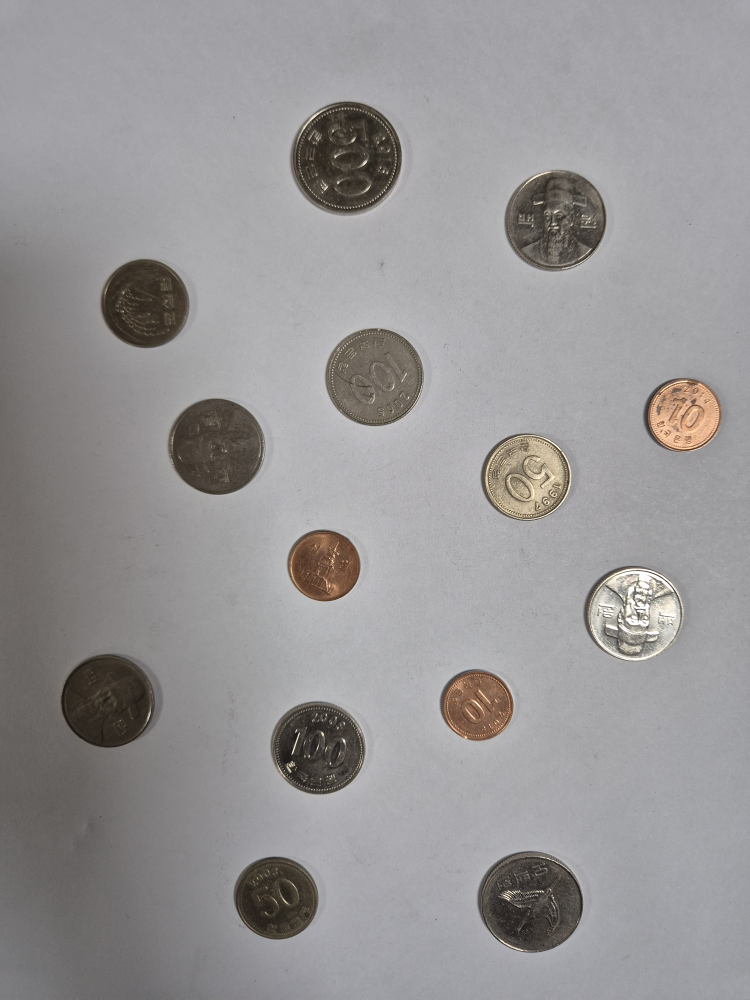
#> input picture img/1.jpeg, 3000 x 4000 px (shown at 1/4 size)
$ python hsv_tuner.py --input img/1.jpeg
#> lines starting #> are read from the running program, lines starting #| are printed output that depends on the picture; after the words box and inside, x2 and y2 are one past the last pixel; in counts of white or black regions, pixels touching at a corner belong together
import cv2
import numpy as np
import argparse


def nothing(x):
    # 트랙바 콜백 함수 (아무것도 안 함)
    pass


def main():
    p = argparse.ArgumentParser("HSV Color Tuner")
    p.add_argument("--input", required=True, type=str,
                   help="path to your test image (e.g., 10w_and_100w.jpg)")
    args = p.parse_args()

    # 이미지 로드
    img = cv2.imread(args.input)
#> img is the input picture: shape (4000, 3000, 3); mean B, G, R 149.8, 149, 151.1
    if img is None:
        print(f"Error: Failed to load image {args.input}")
        return

    # 리사이징
    (h, w) = img.shape[:2]
#> h = 4000; w = 3000
    if w > 1000:
        r = 1000.0 / w
#> r = 0.333
        dim = (1000, int(h * r))
#> dim = (1000, 1333)
        img = cv2.resize(img, dim, interpolation=cv2.INTER_AREA)
#> img: shape (1333, 1000, 3)

    # HSV로 변환
    hsv = cv2.cvtColor(img, cv2.COLOR_BGR2HSV)
#> hsv: shape (1333, 1000, 3); mean H, S, V 96.3, 12.4, 153.2

    # 튜너 윈도우 생성
    cv2.namedWindow('Tuner')
    cv2.resizeWindow('Tuner', 500, 300)

    # 트랙바 생성 (H: 0-179, S/V: 0-255)
    cv2.createTrackbar('H_MIN', 'Tuner', 5, 179, nothing)
    cv2.createTrackbar('S_MIN', 'Tuner', 50, 255, nothing)
    cv2.createTrackbar('V_MIN', 'Tuner', 50, 255, nothing)
    cv2.createTrackbar('H_MAX', 'Tuner', 25, 179, nothing)
    cv2.createTrackbar('S_MAX', 'Tuner', 255, 255, nothing)
    cv2.createTrackbar('V_MAX', 'Tuner', 255, 255, nothing)

    print("--- HSV Tuner ---")
    print("Goal: 10원 동전은 '흰색', 100원 동전은 '검은색'이 되도록 6개 슬라이더를 조절하세요.")
    print("조절이 끝나면 'q' 키를 누르세요.")

    while True:
        # 트랙바에서 현재 값 가져오기
        h_min = cv2.getTrackbarPos('H_MIN', 'Tuner')
        s_min = cv2.getTrackbarPos('S_MIN', 'Tuner')
        v_min = cv2.getTrackbarPos('V_MIN', 'Tuner')
        h_max = cv2.getTrackbarPos('H_MAX', 'Tuner')
        s_max = cv2.getTrackbarPos('S_MAX', 'Tuner')
        v_max = cv2.getTrackbarPos('V_MAX', 'Tuner')

        # lower / upper 범위 생성
        lower = np.array([h_min, s_min, v_min])
        upper = np.array([h_max, s_max, v_max])

        # 마스크 생성
        mask = cv2.inRange(hsv, lower, upper)
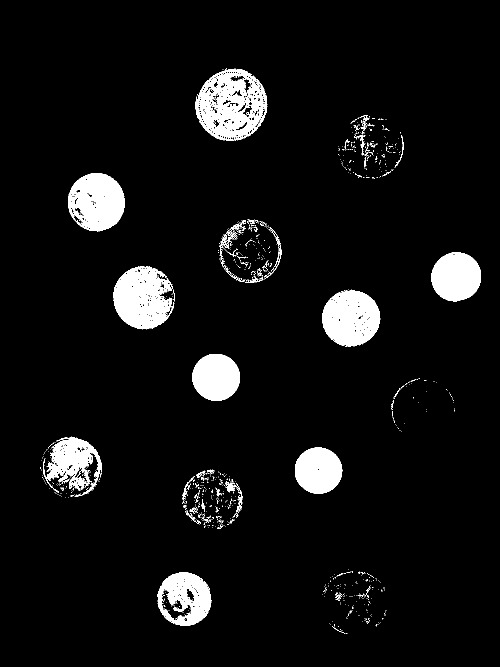
#> mask: shape (1333, 1000) (shown at 1/2 size); 6.2% white; 970 white regions (908 under 20 px), largest, box (x1, y1, x2, y2) and area: (391, 137, 535, 282) 12045, (226, 532, 349, 659) 10472, (136, 346, 250, 463) 9673

        # 원본 이미지에 마스크 적용 (결과 확인용)
        result = cv2.bitwise_and(img, img, mask=mask)
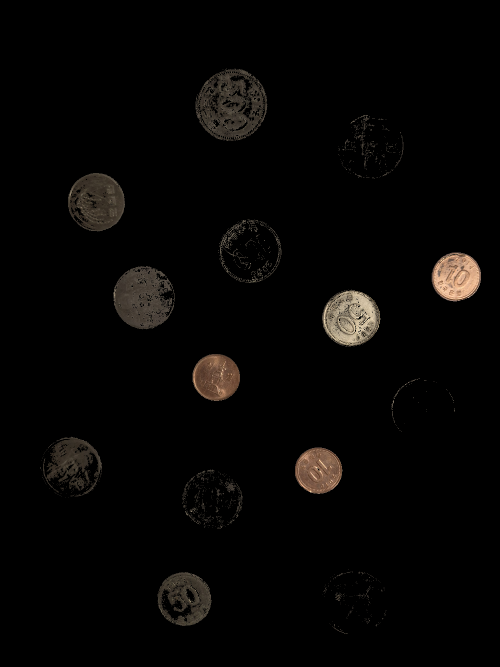
#> result: shape (1333, 1000, 3) (shown at 1/2 size); mean B, G, R 4.3, 5.2, 6.2

        # 화면에 표시
        cv2.imshow('Original Image', img)
        cv2.imshow('Mask (Result)', mask)
        cv2.imshow('Tuner Result', result)

        key = cv2.waitKey(1) & 0xFF
#> (key q is pressed here)
        if key == ord('q'):
            print("\n--- Final Values ---")
            print(f"lower_copper = np.array([{h_min}, {s_min}, {v_min}])")
            print(f"upper_copper = np.array([{h_max}, {s_max}, {v_max}])")
            break

    cv2.destroyAllWindows()


if __name__ == "__main__":
    main()

$ run again, on img/14.jpeg
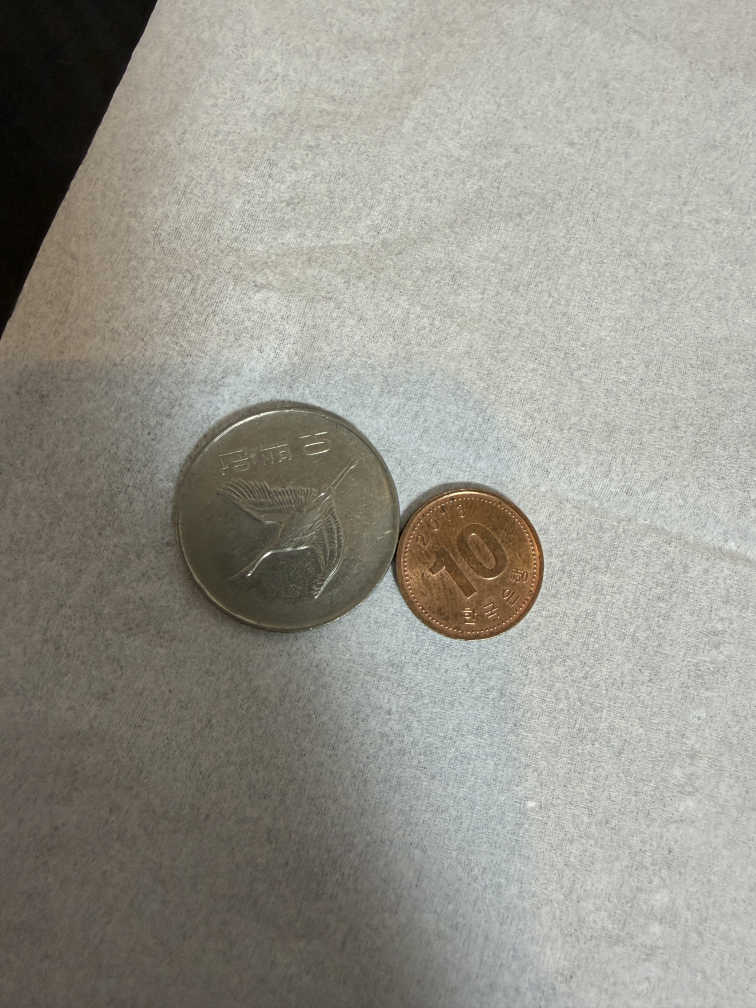
#> input picture img/14.jpeg, 3024 x 4032 px (shown at 1/4 size)
#> in main, img is the input picture: shape (4032, 3024, 3); mean B, G, R 140.8, 149.5, 151.2
#> img: shape (1333, 1000, 3)
#> hsv: shape (1333, 1000, 3); mean H, S, V 33.1, 26.7, 152.3
#> in main, `mask = cv2.inRange(hsv, lower, upper)`:
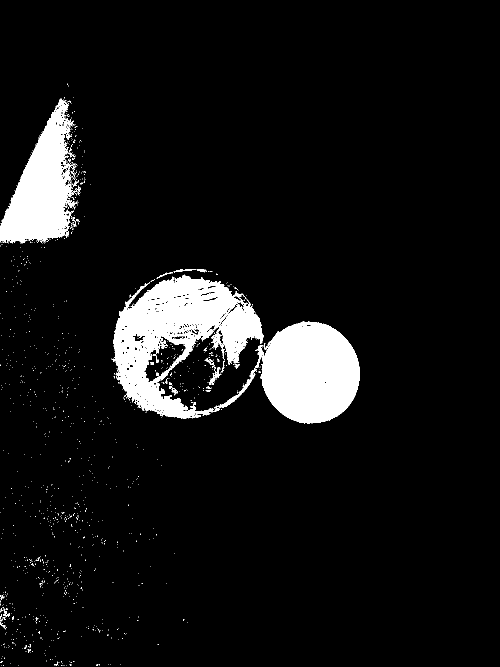
#> mask: shape (1333, 1000) (shown at 1/2 size); 7.4% white; 1144 white regions (1110 under 20 px), largest, box (x1, y1, x2, y2) and area: (225, 549, 527, 837) 39843, (508, 643, 720, 848) 31674, (0, 196, 150, 487) 22747
#> in main, `result = cv2.bitwise_and(img, img, mask=mask)`:
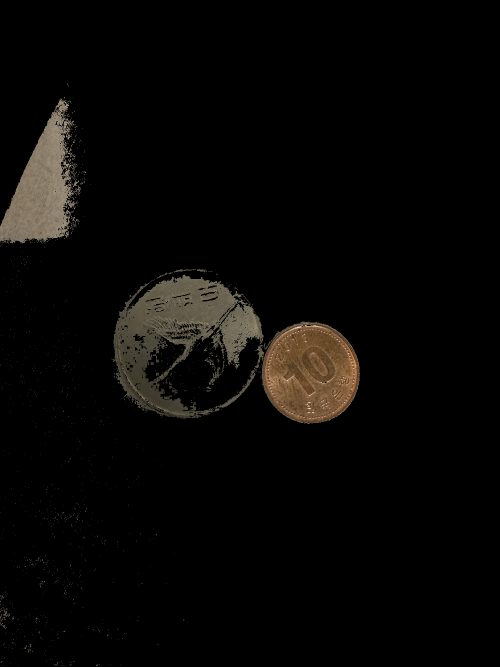
#> result: shape (1333, 1000, 3) (shown at 1/2 size); mean B, G, R 5.6, 7.2, 8.4

$ run again, on img/15.jpeg
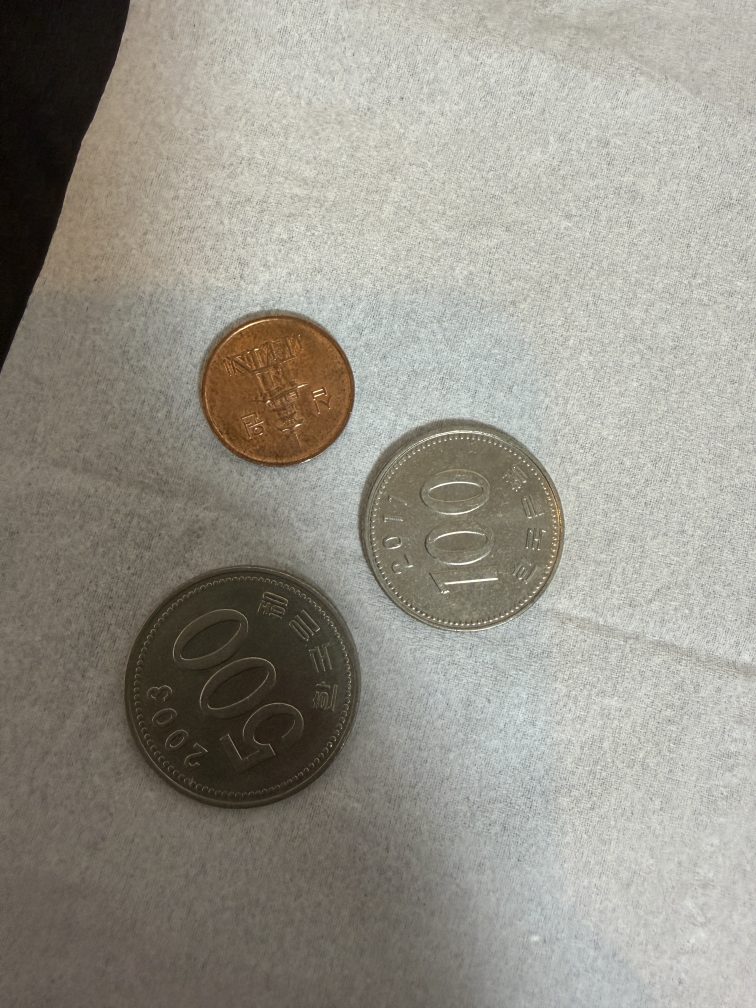
#> input picture img/15.jpeg, 3024 x 4032 px (shown at 1/4 size)
#> in main, img is the input picture: shape (4032, 3024, 3); mean B, G, R 138.2, 148, 151.2
#> img: shape (1333, 1000, 3)
#> hsv: shape (1333, 1000, 3); mean H, S, V 30.2, 32.3, 152
#> in main, `mask = cv2.inRange(hsv, lower, upper)`:
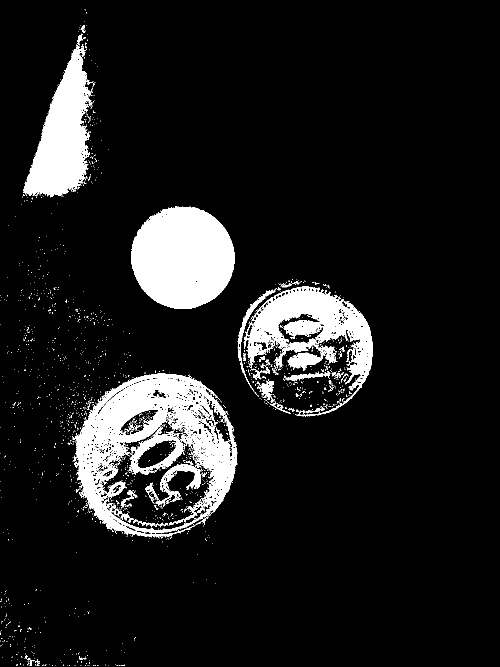
#> mask: shape (1333, 1000) (shown at 1/2 size); 10.1% white; 1772 white regions (1714 under 20 px), largest, box (x1, y1, x2, y2) and area: (145, 746, 475, 1077) 41406, (262, 413, 469, 618) 33064, (488, 573, 746, 833) 24028
#> in main, `result = cv2.bitwise_and(img, img, mask=mask)`:
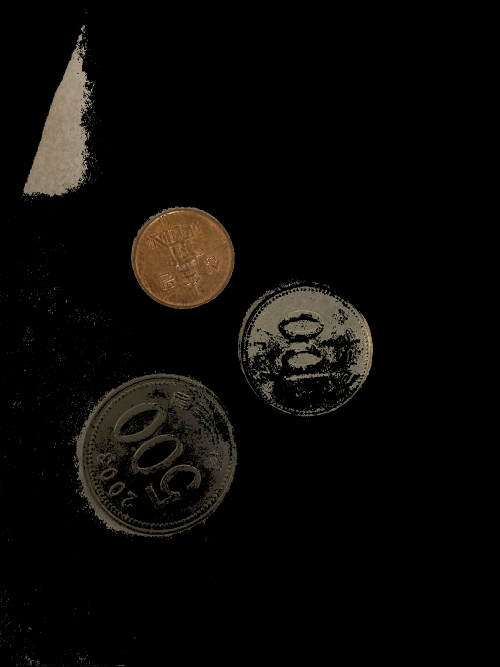
#> result: shape (1333, 1000, 3) (shown at 1/2 size); mean B, G, R 6.8, 8.9, 10.5

$ run again, on img/16.jpeg
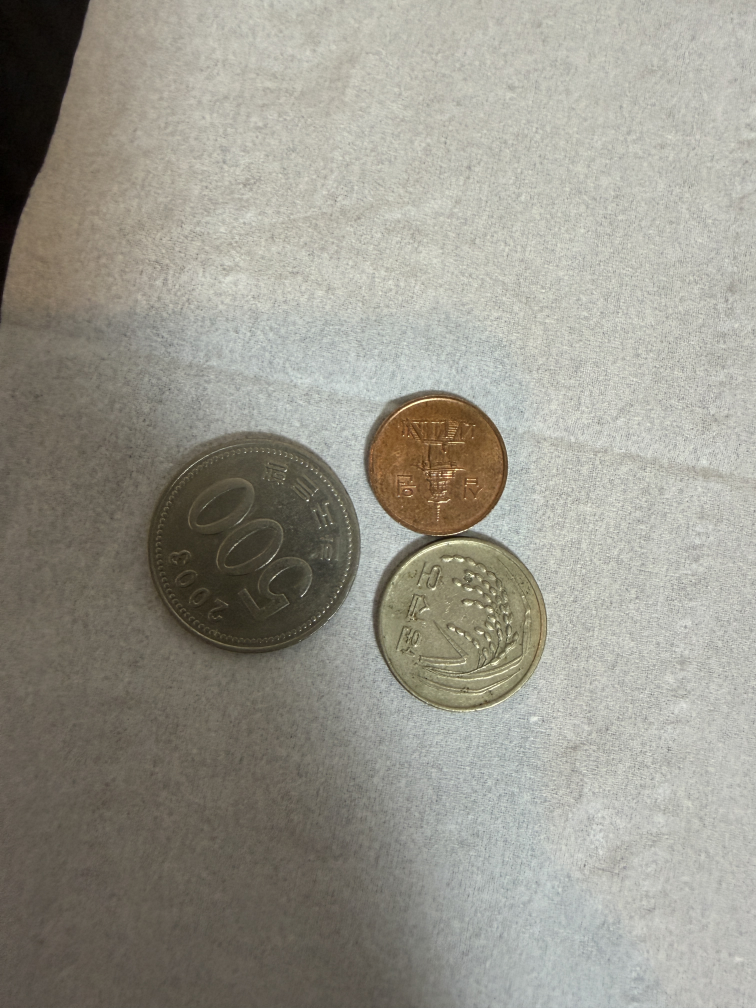
#> input picture img/16.jpeg, 3024 x 4032 px (shown at 1/4 size)
#> in main, img is the input picture: shape (4032, 3024, 3); mean B, G, R 140.4, 150.7, 153.1
#> img: shape (1333, 1000, 3)
#> hsv: shape (1333, 1000, 3); mean H, S, V 31.4, 29.5, 154
#> in main, `mask = cv2.inRange(hsv, lower, upper)`:
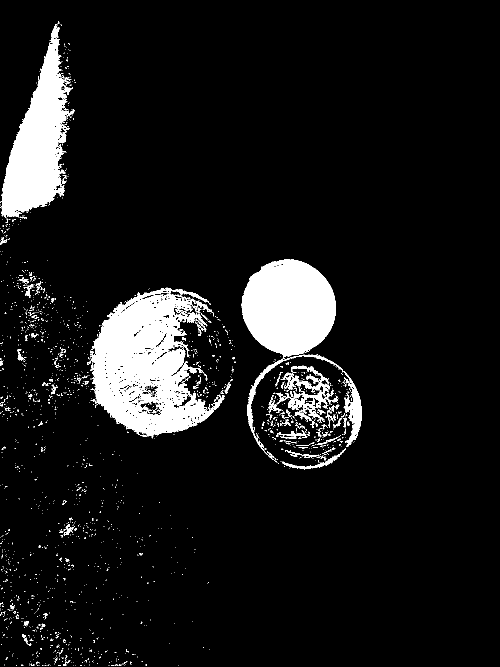
#> mask: shape (1333, 1000) (shown at 1/2 size); 8.7% white; 1920 white regions (1823 under 20 px), largest, box (x1, y1, x2, y2) and area: (174, 575, 449, 877) 43186, (483, 519, 723, 925) 31910, (1, 43, 150, 435) 26067
#> in main, `result = cv2.bitwise_and(img, img, mask=mask)`:
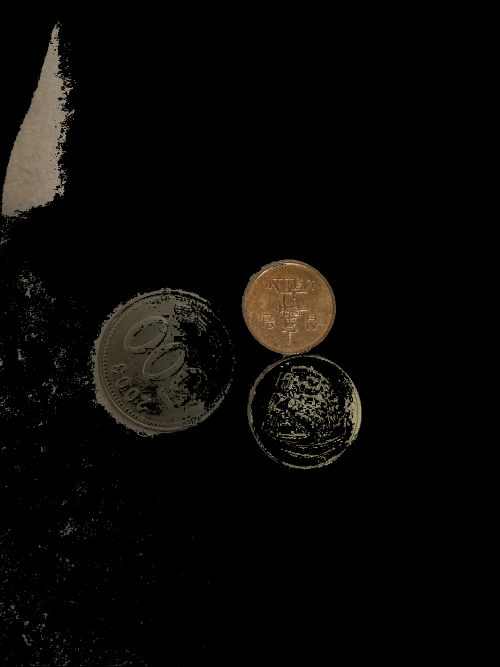
#> result: shape (1333, 1000, 3) (shown at 1/2 size); mean B, G, R 6.1, 7.9, 9.1
